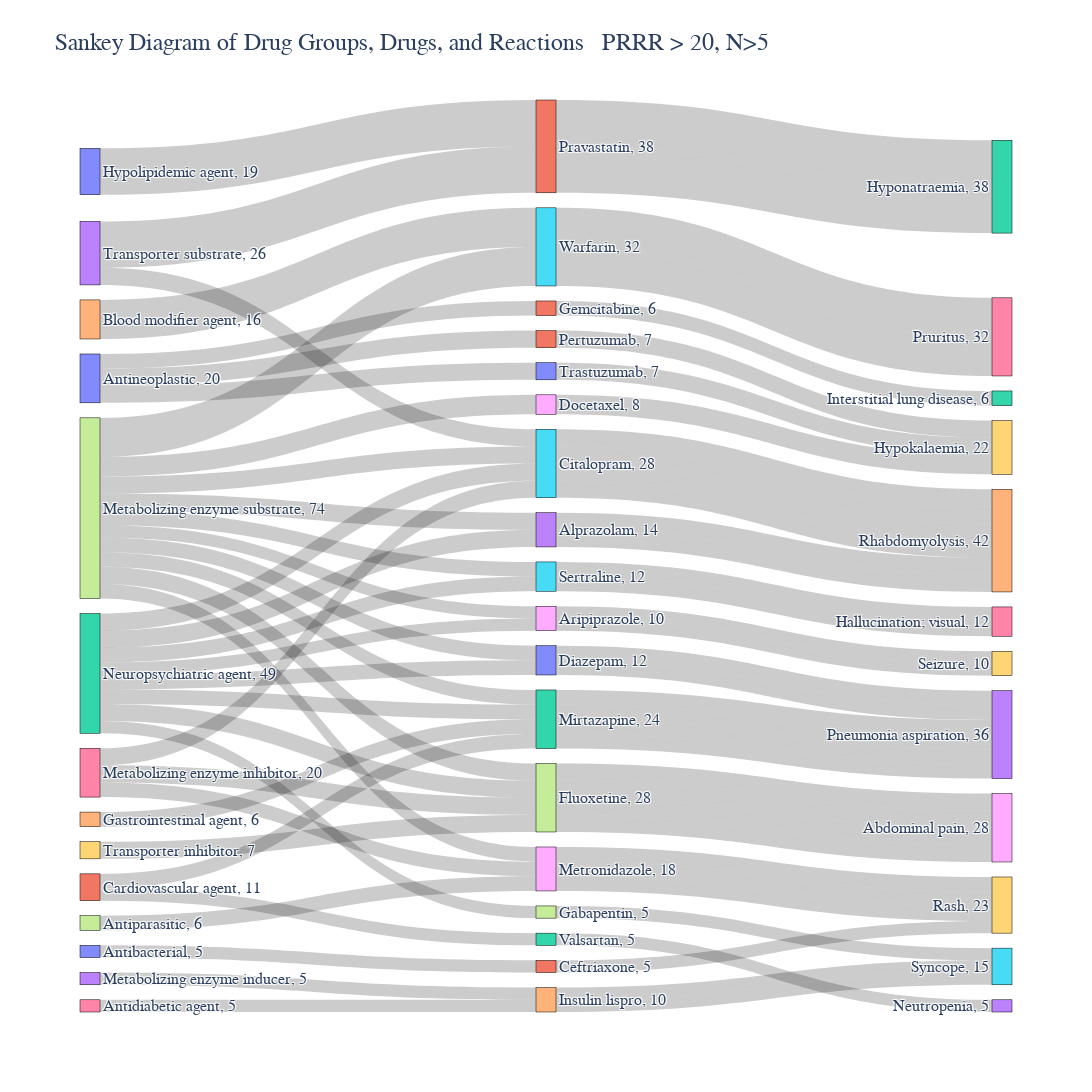

The cell this chart's notebook holds for it:
### Code cell
import plotly.graph_objects as go

# Extract the drug IDs, drug names, reactions, group_paths, and number_observed values
drug_ids = dc_df["D_number"].tolist()
drug_names = dc_df["Drug"].tolist()
reactions = dc_df["Reaction"].tolist()
group_paths = dc_df["group_paths"].tolist()
number_observed = dc_df["N_observed_hw"].tolist()

# Process the group_paths and reactions for the Sankey diagram
labels = []
source = []
target = []
value = []

# Iterate through the drug IDs, drug names, reactions, and number_observed values
for drug_id, drug_name, reaction, group_path, observed in zip(drug_ids, drug_names, reactions, group_paths, number_observed):
    # Convert string representation of list to an actual list
    # group_path = eval(group_path)

    for path in group_path:
        # Create a new list for each drug group, drug, and reaction
        node_path = path + [drug_name, reaction]

        # Iterate through the node_path
        for i in range(len(node_path) - 1):
            # Add the nodes to the labels list
            if node_path[i] not in labels:
                labels.append(node_path[i])
            # Add the nodes to the labels list
            if node_path[i + 1] not in labels:
                labels.append(node_path[i + 1])

            source_idx = labels.index(node_path[i])
            target_idx = labels.index(node_path[i + 1])

            source.append(source_idx)
            target.append(target_idx)
            value.append(observed)

# Update the labels with node sizes
for idx, label in enumerate(labels):
    mysum = 0
    for i, source_idx in enumerate(source):
        if source_idx == idx:
            mysum += value[i]
    node_value = mysum
    
    if node_value == 0:
        # set the node value to the sum of values for the first row with that label as the reaction
        node_value = sum(value[j] for j, target_idx in enumerate(target) if labels[target_idx] == label)

    if node_value > 0:
        node_value = int(node_value)

    labels[idx] = f"{label}, {node_value}"
    labels[idx] = f"{label}, {node_value}"


# Create the Sankey diagram
fig = go.Figure(data=[go.Sankey(
    node=dict(pad=15, thickness=20, line=dict(color="black", width=0.5), label=labels),
    link=dict(source=source, target=target, value=value)
)])
# bold font for the labels
fig.update_layout(title_text="Sankey Diagram of Drug Groups, Drugs, and Reactions \n PRRR > 20, N>5", width=1600, height=1200, font_size=16, font_family="Arial", title_font_size=24)
fig.show()

### Figure 1 — Plotly figure (JSON) as saved in the notebook; plotly's stock layout.template omitted (floating-point values rounded to 4 significant figures)
{"data": [{"link": {"source": [0, 1, 3, 1, 4, 5, 7, 5, 7, 8, 10, 11, 12, 13, 7, 13, 12, 15, 7, 15, 16, 15, 3, 15, 12, 17, 7, 17, 16, 17, 19, 17, 10, 20, 21, 22, 12, 22, 24, 22, 7, 22, 12, 25, 7, 25, 27, 28, 7, 28, 16, 28, 7, 30, 12, 30, 10, 31, 33, 34, 36, 34, 12, 37, 12, 38, 7, 38, 40, 41, 21, 42], "target": [1, 2, 1, 2, 5, 6, 5, 6, 8, 9, 11, 9, 13, 14, 13, 14, 15, 14, 15, 14, 15, 14, 15, 14, 17, 18, 17, 18, 17, 18, 17, 18, 20, 9, 22, 23, 22, 23, 22, 23, 22, 23, 25, 26, 25, 26, 28, 29, 28, 29, 28, 29, 30, 23, 30, 23, 31, 32, 34, 35, 34, 35, 37, 35, 38, 39, 38, 39, 41, 29, 42, 43], "value": [19, 19, 19, 19, 16, 16, 16, 16, 8, 8, 7, 7, 7, 7, 7, 7, 7, 7, 7, 7, 7, 7, 7, 7, 7, 7, 7, 7, 7, 7, 7, 7, 7, 7, 6, 6, 6, 6, 6, 6, 6, 6, 6, 6, 6, 6, 6, 6, 6, 6, 6, 6, 6, 6, 6, 6, 6, 6, 5, 5, 5, 5, 5, 5, 5, 5, 5, 5, 5, 5, 5, 5]}, "node": {"label": ["Hypolipidemic agent, 19", "Pravastatin, 38", "Hyponatraemia, 38", "Transporter substrate, 26", "Blood modifier agent, 16", "Warfarin, 32", "Pruritus, 32", "Metabolizing enzyme substrate, 74", "Docetaxel, 8", "Hypokalaemia, 22", "Antineoplastic, 20", "Pertuzumab, 7", "Neuropsychiatric agent, 49", "Alprazolam, 14", "Rhabdomyolysis, 42", "Citalopram, 28", "Metabolizing enzyme inhibitor, 20", "Fluoxetine, 28", "Abdominal pain, 28", "Transporter inhibitor, 7", "Trastuzumab, 7", "Cardiovascular agent, 11", "Mirtazapine, 24", "Pneumonia aspiration, 36", "Gastrointestinal agent, 6", "Sertraline, 12", "Hallucination; visual, 12", "Antiparasitic, 6", "Metronidazole, 18", "Rash, 23", "Diazepam, 12", "Gemcitabine, 6", "Interstitial lung disease, 6", "Metabolizing enzyme inducer, 5", "Insulin lispro, 10", "Syncope, 15", "Antidiabetic agent, 5", "Gabapentin, 5", "Aripiprazole, 10", "Seizure, 10", "Antibacterial, 5", "Ceftriaxone, 5", "Valsartan, 5", "Neutropenia, 5"], "line": {"color": "black", "width": 0.5}, "pad": 15, "thickness": 20}, "type": "sankey"}], "layout": {"font": {"family": "Arial", "size": 16}, "height": 1200, "title": {"font": {"size": 24}, "text": "Sankey Diagram of Drug Groups, Drugs, and Reactions \n PRRR > 20, N>5"}, "width": 1600}}
